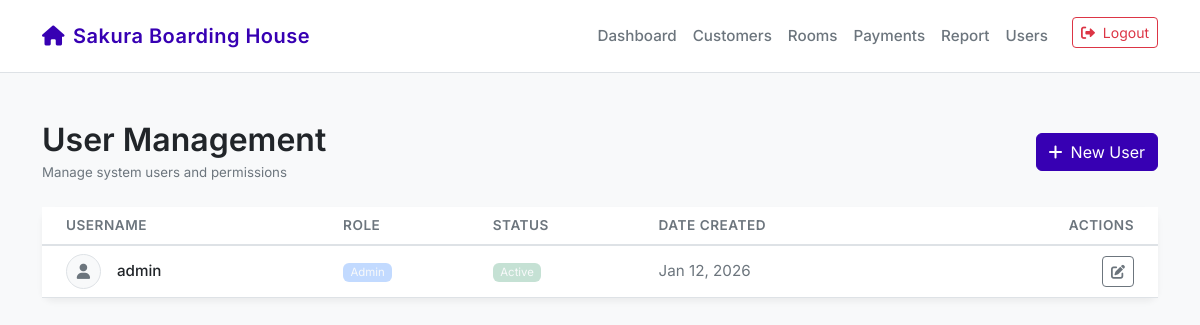
/users/ (signed in), run on an earlier commit of the app's database.
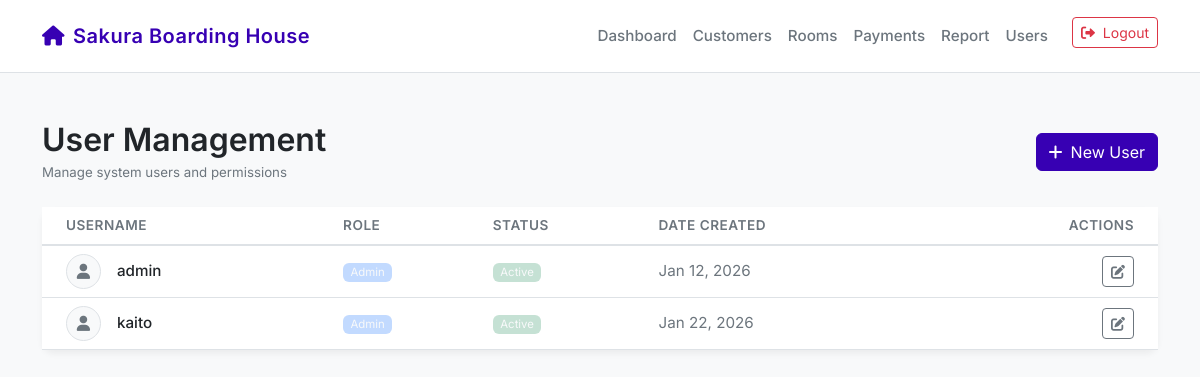
And on a later commit of the database.
### Payment_Scheduler/models.py (models this page shows, shortened)
class BoardingHouseUser(AbstractUser):
    ROLE_CHOICES = (
        ('Admin', 'Admin'),
        ('User', 'User'),
    )
    STATUS_CHOICES = (
        ('Active', 'Active'),
        ('Inactive', 'Inactive'),
    )
    role = models.CharField(max_length=10, choices=ROLE_CHOICES, default='User')
    status = models.CharField(max_length=10, choices=STATUS_CHOICES, default='Active')
    date_created = models.DateTimeField(auto_now_add=True)

### Payment_Scheduler/views.py (the view)
# urls.py: path('users/', views.user_management_view, name='users'),
@login_required
@admin_required
def user_management_view(request):
    users = BoardingHouseUser.objects.all()
    return render(request, 'Payment_Scheduler/user.html', {'users': users})

### Payment_Scheduler/views.py (called while the page is built)
def is_admin(user):
    return user.role == 'Admin'

### Payment_Scheduler/templates/Payment_Scheduler/user.html (shortened to what this page needs)
{% extends 'Payment_Scheduler/base.html' %}
{% block content %}
<div class="d-flex justify-content-between align-items-center mb-4">
    <div>
        <h2 class="mb-1">User Management</h2>
        <p class="text-secondary small mb-0">Manage system users and permissions</p>
    </div>
    <a href="{% url 'user_create' %}" class="btn btn-primary">
        <i class="fas fa-plus me-2"></i>New User
    </a>
</div>
<div class="card border-0">
    <div class="table-responsive">
        <table class="table table-hover mb-0">
            <thead>
                <tr>
                    <th class="ps-4">Username</th>
                    <th>Role</th>
                    <th>Status</th>
                    <th>Date Created</th>
                    <th class="text-end pe-4">Actions</th>
                </tr>
            </thead>
            <tbody>
                {% for u in users %}
                <tr>
                    <td class="ps-4 fw-medium">
                        <div class="d-flex align-items-center">
                            <div class="rounded-circle bg-light d-flex align-items-center justify-content-center me-3 border" style="width: 35px; height: 35px;">
                                <i class="fas fa-user text-secondary"></i>
                            </div>
                            {{ u.username }}
                        </div>
                    </td>
                    <td>
                        <span class="badge {% if u.role == 'Admin' %}bg-primary{% else %}bg-info{% endif %} bg-opacity-25 text-light fw-normal">
                            {{ u.role }}
                        </span>
                    </td>
                    <td>
                        <span class="badge {% if u.status == 'Active' %}bg-success{% else %}bg-secondary{% endif %} bg-opacity-25 text-light fw-normal">
                            {{ u.status }}
                        </span>
                    </td>
                    <td class="text-secondary">{{ u.date_created|date:"M d, Y" }}</td>
                    <td class="text-end pe-4">
                        <a href="{% url 'user_edit' u.pk %}" class="btn btn-sm btn-outline-secondary" title="Edit">
                            <i class="fas fa-edit"></i>
                        </a>
                    </td>
                </tr>
                {% endfor %}
            </tbody>
        </table>
    </div>
</div>
{% endblock %}

What changed in the data, as far as the page shows it:
added BoardingHouseUser: username "kaito", role "Admin", status "Active", date_created "Jan 22, 2026"
